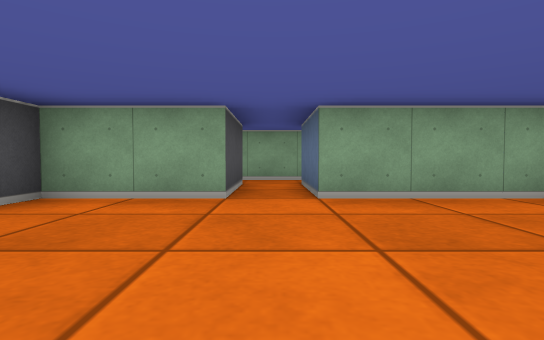
[1] (above)

21 first-person views from a walk through a cub3D maze. The camera is about half as high as the walls, tilts 2° down and sees 80° across. The floor is counted in squares. Each view is taken from the middle of a square. On the plan, view 1 faces up. The plan holds only what a view shows up to about 9 squares ahead; the rest is blank.

[2]
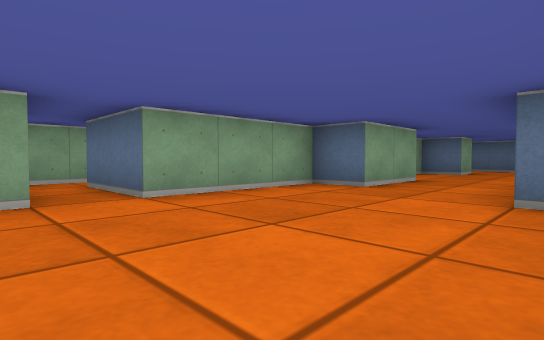

[3]
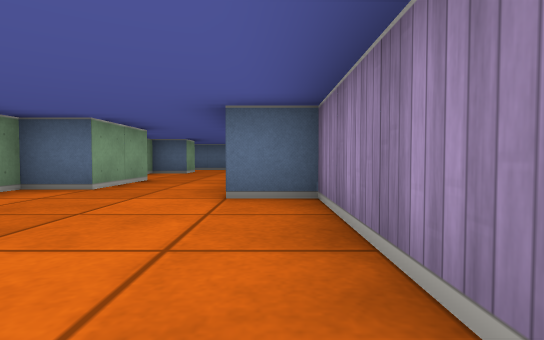

[4]
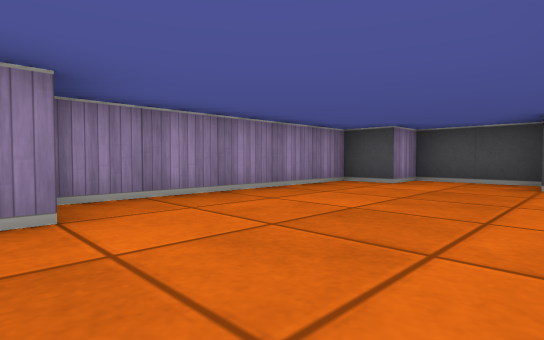

[5]
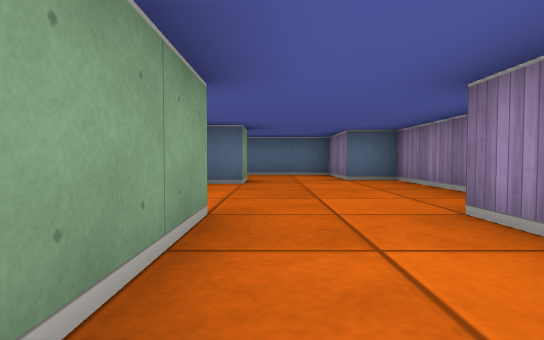

[6]
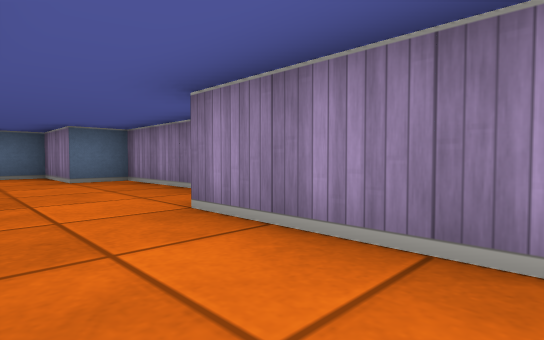

[7]
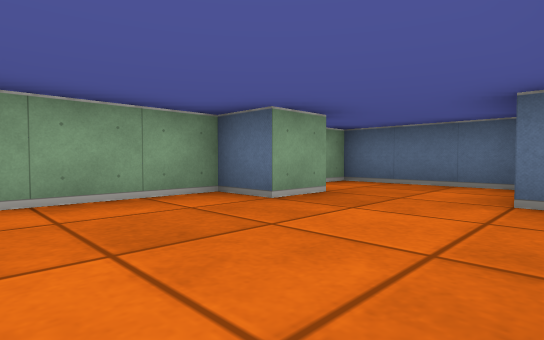

[8]
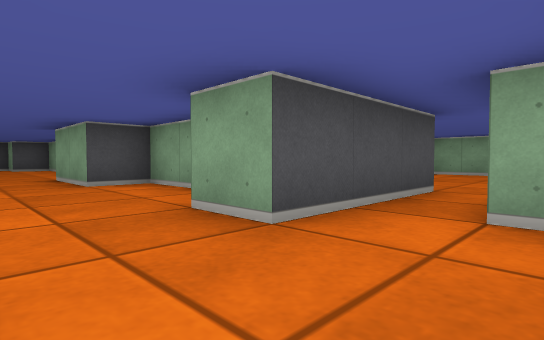

[9]
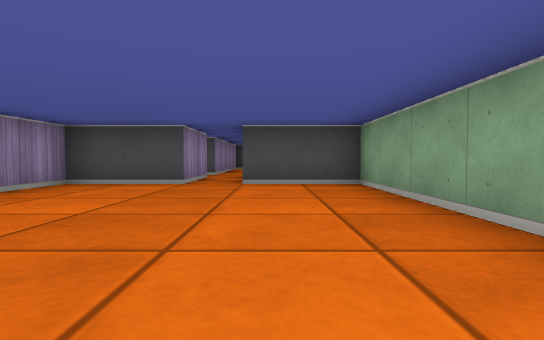

[10]
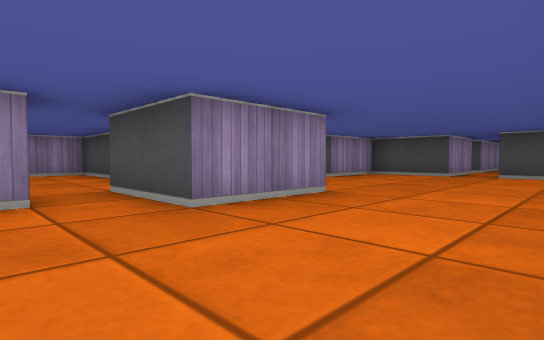

[11]
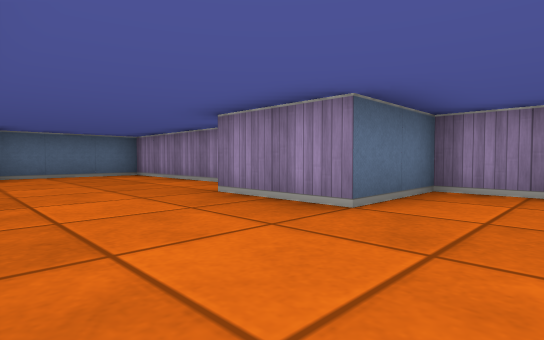

[12]
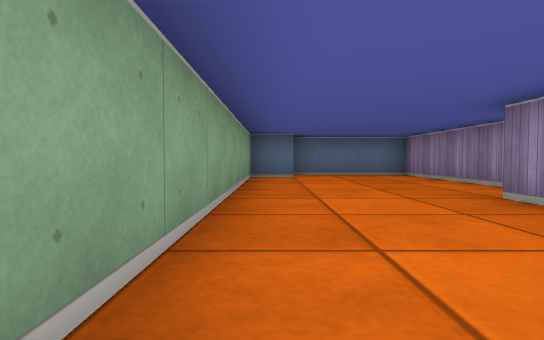

[13]
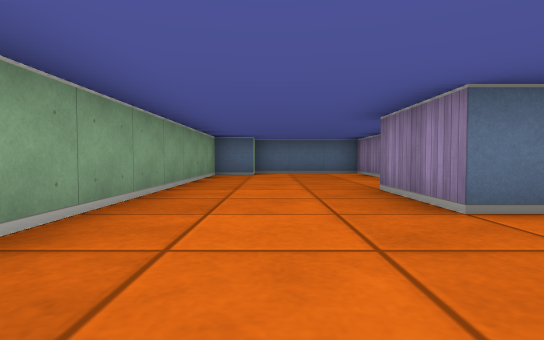

[14]
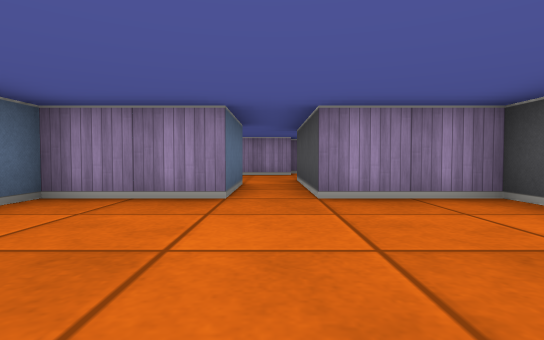

[15]
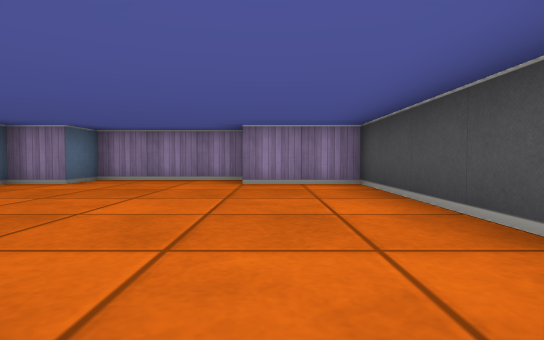

[16]
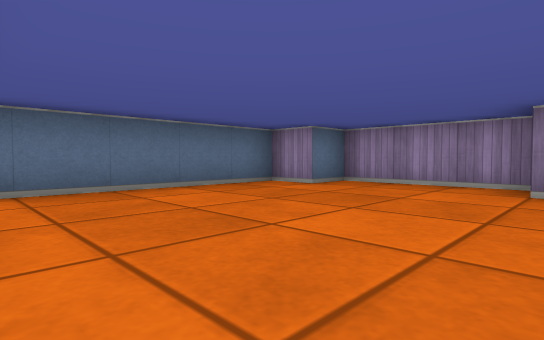

[17]
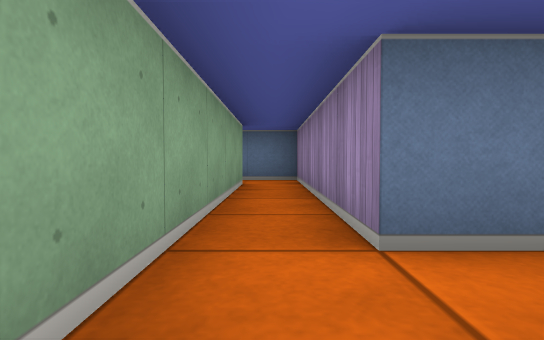

[18]
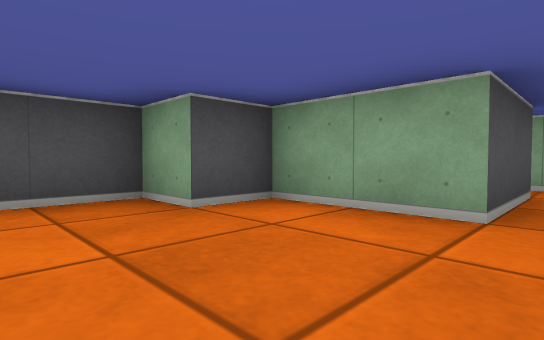

[19]
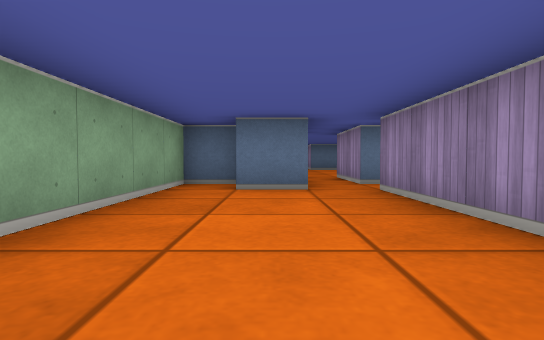

[20]
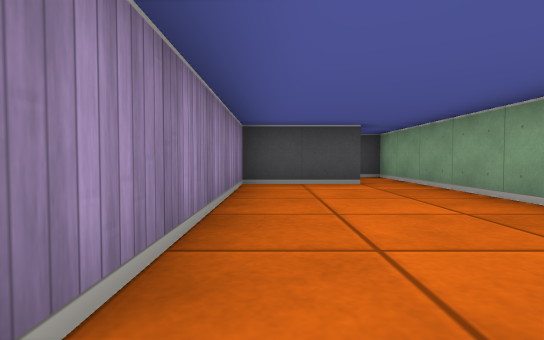

[21]
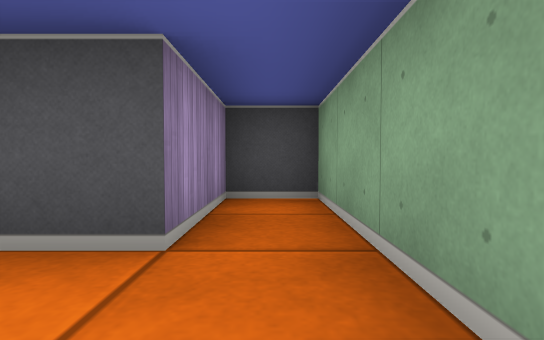

### Floor plan
Ten units are one square. View 1 is at (0, 0); x grows to the right and y downward. Boxes are objects, and circles mark ways between rooms. Rooms are numbered by the first view taken in them; rooms with no view inside come last. Other rooms are left out.
<svg viewBox="-40 -110 240 120">
<path fill="none" stroke="#000" d="M-5 -35 -25 -35 -25 -25 -35 -25 -35 -5 -25 -5 -25 5 25 5 25 -5 55 -5M55 -25 35 -25 35 -35 5 -35M95 -35 95 -25 85 -25 85 -35 55 -35 55 -25M71 5 95 5 95 -5 115 -5 115 -35 105 -35M154 -65 195 -65 195 -95M105 -35 105 -55 125 -55 125 -75 145 -75 145 -55M75 -75 75 -55 95 -55 95 -35M185 -95 185 -105 75 -105 75 -85M135 -42 135 -5 155 -5M155 5 185 5 185 -5 195 -5 195 -46M-5 -55 -5 -35M5 -35 5 -55 55 -55 55 -65M45 -65 -6 -65M45 -85 45 -95M55 -95 55 -105 -25 -105 -25 -95 -5 -95 -5 -75 45 -75M55 -65 55 -75 75 -75"/>
<circle cx="50" cy="-15" r="3" fill="#2a7"/>
<circle cx="0" cy="-45" r="3" fill="#2a7"/>
<circle cx="100" cy="-40" r="3" fill="#2a7"/>
<circle cx="150" cy="-60" r="3" fill="#2a7"/>
<circle cx="65" cy="-80" r="3" fill="#2a7"/>
<circle cx="50" cy="-70" r="3" fill="#2a7"/>
<text x="10" y="-20">1</text>
<text x="80" y="-20">2</text>
<text x="130" y="-80">3</text>
<text x="170" y="-30">4</text>
<text x="10" y="-60">5</text>
<text x="20" y="-90">6</text>
</svg>
Room 1 opens to room 2. Room 1 opens to room 5. Room 2 opens to room 3. Room 3 opens to room 4. Room 3 opens to room 6. Room 5 opens to room 6.

Where each view was taken, in squares from view 1:
view 1: 0 up, 0 right, facing up
view 2: 0 up, 1 left, facing up-right
view 3: 0 up, 1 left, facing right
view 4: 3 up, 3 right, facing down-left
view 5: 2 up, 3 right, facing right
view 6: 2 up, 3 right, facing down-right
view 7: 0 up, 6 right, facing up-right
view 8: 1 up, 11 right, facing up-left
view 9: 9 up, 13 right, facing left
view 10: 10 up, 16 right, facing down-left
view 11: 10 up, 11 right, facing down-right
view 12: 10 up, 11 right, facing right
view 13: 9 up, 10 right, facing right
view 14: 9 up, 10 right, facing down
view 15: 6 up, 15 right, facing down
view 16: 5 up, 15 right, facing down-right
view 17: 6 up, 1 left, facing right
view 18: 1 up, 0 right, facing up-left
view 19: 9 up, 0 right, facing right
view 20: 8 up, 5 right, facing left
view 21: 10 up, 1 right, facing left
